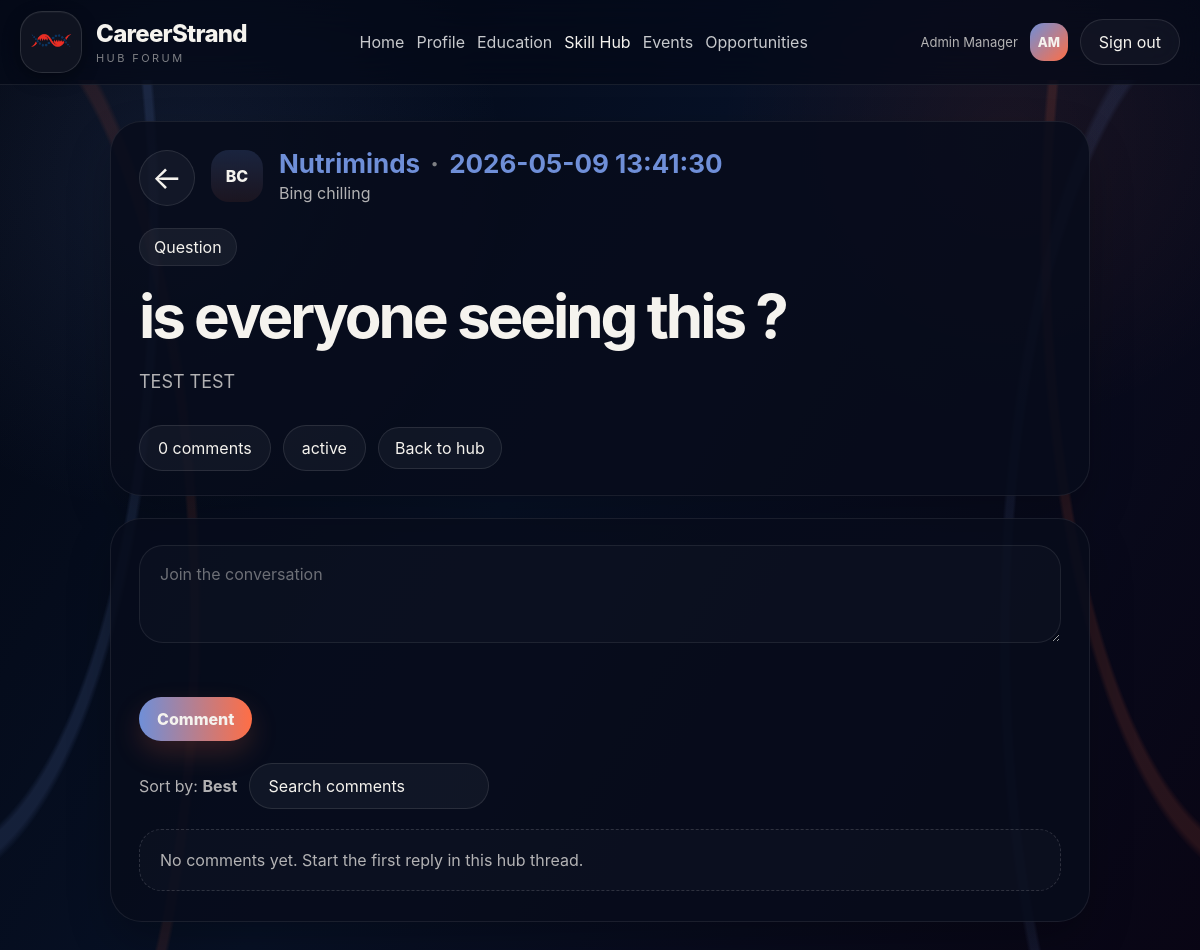
/View/FrontOffice/forum.php?groupId=6&postId=0 (signed in), run on the app's committed database.
### tables this page shows
CREATE TABLE `users` (
  `userId` int(11) NOT NULL,
  `fullName` varchar(255) DEFAULT NULL,
  `email` varchar(255) DEFAULT NULL,
  `password` varchar(255) DEFAULT NULL,
  `role` varchar(50) DEFAULT NULL,
  `status` varchar(50) DEFAULT NULL,
  `createdAt` date DEFAULT NULL,
  `faceDescriptor` longtext DEFAULT NULL,
  `faceEnabled` tinyint(1) NOT NULL DEFAULT 0,
  `approvalStatus` varchar(50) DEFAULT 'approved',
  `rejectionReason` text DEFAULT NULL
);

CREATE TABLE `skillhub` (
  `groupId` int(11) NOT NULL,
  `name` varchar(255) DEFAULT NULL,
  `category` varchar(100) DEFAULT NULL,
  `description` varchar(255) DEFAULT NULL,
  `createdAt` date DEFAULT NULL,
  `status` varchar(50) DEFAULT NULL
);

CREATE TABLE `post` (
  `postId` int(11) NOT NULL,
  `groupId` int(11) DEFAULT NULL,
  `userId` int(11) DEFAULT NULL,
  `challengeId` int(11) DEFAULT NULL,
  `postType` varchar(50) NOT NULL DEFAULT 'hub_post',
  `title` varchar(255) DEFAULT NULL,
  `content` text DEFAULT NULL,
  `status` varchar(50) NOT NULL DEFAULT 'active',
  `linkedUrl` varchar(255) DEFAULT NULL,
  `createdAt` datetime DEFAULT NULL
);

### utils/FrontOfficeAuth.php (called while the page is built, shortened)
<?php
function currentFrontUser(): ?array
{
    return isset($_SESSION['user']) && is_array($_SESSION['user']) ? $_SESSION['user'] : null;
}
function requireFrontUser(): array
{
    $user = currentFrontUser();
    return $user;
}
function frontUserInitials(?array $user): string
{
    $name = trim((string) ($user['fullName'] ?? ''));
    $parts = preg_split('/\s+/', $name);
    $initials = '';
    foreach ($parts as $part) {
        $initials .= strtoupper(substr($part, 0, 1));
        if (strlen($initials) >= 2) {
            break;
        }
    }
    return $initials ?: 'CS';
}

### config.php (called while the page is built, shortened)
<?php
class config
{
    private static ?PDO $pdo = null;
    public static function getConnexion(): PDO
    {
        if (self::$pdo === null) {
            $host = getenv('DB_HOST') ?: "localhost";
            $dbName = getenv('DB_NAME') ?: "careerstrand";
            $username = getenv('DB_USER') ?: "root";
            $password = getenv('DB_PASS') ?: "";
            self::$pdo = new PDO(
                "mysql:host=$host;dbname=$dbName;charset=utf8mb4",
                $username,
                $password,
                [
                    PDO::ATTR_ERRMODE => PDO::ERRMODE_EXCEPTION,
                    PDO::ATTR_DEFAULT_FETCH_MODE => PDO::FETCH_ASSOC,
                ]
            );
        }
        return self::$pdo;
    }
}

### Controller/SkillHubEngagementController.php (called while the page is built, shortened)
<?php
require_once __DIR__ . '/../config.php';
class SkillHubEngagementController
{
    private PDO $pdo;
    public function __construct()
    {
        $this->pdo = config::getConnexion();
    }
    public function getAllPosts(): array
    {
        $query = $this->pdo->query("SELECT * FROM Post ORDER BY postId DESC");
        return $query->fetchAll();
    }
}

### Controller/SkillHubCoreController.php (called while the page is built, shortened)
<?php
require_once __DIR__ . '/../config.php';
class SkillHubCoreController
{
    private PDO $pdo;
    public function __construct()
    {
        $this->pdo = config::getConnexion();
    }
    public function getSkillHubById(int $groupId): ?array
    {
        $query = $this->pdo->prepare("SELECT * FROM SkillHub WHERE groupId = :groupId");
        $query->execute(['groupId' => $groupId]);
        $row = $query->fetch();
        return $row ?: null;
    }
}

### View/FrontOffice/forum.php (the view, shortened to what this page needs)
<?php
require_once __DIR__ . '/../../config.php';
require_once __DIR__ . '/../../Controller/SkillHubCoreController.php';
require_once __DIR__ . '/../../Controller/SkillHubEngagementController.php';
require_once __DIR__ . '/../../utils/FrontOfficeAuth.php';
$frontUser = requireFrontUser();
$coreController = new SkillHubCoreController();
$engagementController = new SkillHubEngagementController();
$pdo = config::getConnexion();
$forumCommentError = '';
$users = $pdo->query("SELECT userId, fullName, role FROM Users")->fetchAll();
$userMap = [];
foreach ($users as $user) {
    $userMap[(int) $user['userId']] = $user;
}
$allHubs = $coreController->getAllSkillHubs();
$groupId = isset($_GET['groupId']) ? (int) $_GET['groupId'] : (!empty($allHubs) ? (int) $allHubs[0]['groupId'] : 0);
$selectedPostId = isset($_GET['postId']) ? (int) $_GET['postId'] : 0;
$currentHub = $groupId > 0 ? $coreController->getSkillHubById($groupId) : null;
$commentRows = $engagementController->getAllComments();
$commentCounts = [];
$hubPosts = array_values(array_filter(
    $engagementController->getAllPosts(),
    static fn(array $post): bool => (int) $post['groupId'] === $groupId && empty($post['challengeId'])
));
$hubPosts = array_map(static function (array $post) use ($userMap, $commentCounts): array {
    $user = $userMap[(int) $post['userId']] ?? ['fullName' => 'Unknown', 'role' => 'user'];
    $post['fullName'] = $user['fullName'];
    $post['role'] = $user['role'];
    $post['commentCount'] = $commentCounts[(int) $post['postId']] ?? 0;
    return $post;
}, $hubPosts);
if ($selectedPostId === 0 && !empty($hubPosts)) {
    $selectedPostId = (int) $hubPosts[0]['postId'];
}
$selectedPost = null;
foreach ($hubPosts as $post) {
    if ((int) $post['postId'] === $selectedPostId) {
        $selectedPost = $post;
        break;
    }
}
$comments = array_values(array_filter(
    $commentRows,
    static fn(array $comment): bool => (int) $comment['postId'] === $selectedPostId
));
$comments = array_map(static function (array $comment) use ($userMap): array {
    $user = $userMap[(int) $comment['userId']] ?? ['fullName' => 'Unknown', 'role' => 'user'];
    $comment['fullName'] = $user['fullName'];
    $comment['role'] = $user['role'];
    return $comment;
}, $comments);
function h(?string $value): string
{
    return htmlspecialchars((string) $value, ENT_QUOTES, 'UTF-8');
}
function initials(string $name): string
{
    $parts = preg_split('/\s+/', trim($name));
    $initials = '';
    foreach (array_slice($parts ?: [], 0, 2) as $part) {
        $initials .= strtoupper(substr($part, 0, 1));
    }
    return $initials ?: 'CS';
}
function avatarClass(?string $role): string
{
    $role = strtolower((string) $role);
    return match ($role) {
        'admin' => 'admin',
        'manager' => 'manager',
        default => 'user',
    };
}
?>
<!DOCTYPE html>
<html lang="en">
<head>
    <link rel="stylesheet" href="assets/css/forum.css">
    <link rel="stylesheet" href="assets/css/front-nav.css">
</head>
<body>
    <div class="page-shell">
        <?php
            $activePage = 'skillhub';
            $brandSubtitle = 'hub forum';
            include __DIR__ . '/partials/front-nav.php';
        ?>
        <main class="main-area">
            <div class="container forum-container">
                <?php if ($selectedPost !== null) { ?>
                    <article class="post-shell">
                        <div class="post-header">
                            <a class="back-btn" href="hub.php?groupId=<?= (int) $groupId; ?>" aria-label="Back to hub">&larr;</a>
                            <div class="avatar <?= avatarClass($selectedPost['role']); ?>"><?= initials($selectedPost['fullName']); ?></div>
                            <div class="post-meta">
                                <div class="post-community"><?= h($currentHub['name'] ?? 'Hub'); ?> <span>&middot;</span> <?= h((string) $selectedPost['createdAt']); ?></div>
                                <div class="post-author"><?= h($selectedPost['fullName']); ?></div>
                            </div>
                        </div>
                        <span class="post-tag"><?= h(ucfirst((string) $selectedPost['postType'])); ?></span>
                        <h1 class="post-title"><?= h($selectedPost['title']); ?></h1>
                        <p class="post-body"><?= h($selectedPost['content']); ?></p>
                        <div class="post-actions">
                            <div class="action-pill"><?= h((string) $selectedPost['commentCount']); ?> comments</div>
                            <div class="action-pill"><?= h($selectedPost['status']); ?></div>
                            <a class="ghost-btn compact" href="hub.php?groupId=<?= (int) $groupId; ?>">Back to hub</a>
                        </div>
                    </article>
                    <section class="conversation-panel">
                        <form method="POST" class="join-box" id="forumCommentForm" novalidate>
                            <textarea id="forumCommentInput" name="content" rows="3" placeholder="Join the conversation" data-required-message="Comment is required."></textarea>
                            <small class="field-error" id="forumCommentError"><?= h($forumCommentError); ?></small>
                            <div class="forum-form-actions">
                                <button class="primary-btn" type="submit">Comment</button>
                            </div>
                        </form>
                        <div class="conversation-tools">
                            <div class="sort-copy">Sort by: <strong>Best</strong></div>
                            <div class="search-comments">Search comments</div>
                        </div>
                        <div class="comment-thread">
                            <?php if (empty($comments)) { ?>
                                <div class="empty-state">No comments yet. Start the first reply in this hub thread.</div>
                            <?php } ?>
                        </div>
                    </section>
                <?php } else { ?>
                    <div class="empty-state tall">There are no hub-wide threads yet. Open a hub and publish the first discussion, question, or resource.</div>
                <?php } ?>
            </div>
        </main>
    </div>
</body>
</html>

### View/FrontOffice/partials/front-nav.php
<?php
$activePage = $activePage ?? '';
$brandSubtitle = $brandSubtitle ?? 'career progression';
$frontUser = $frontUser ?? (function_exists('currentFrontUser') ? currentFrontUser() : null);
$navItems = [
    'home' => ['label' => 'Home', 'href' => 'home.php'],
    'profile' => ['label' => 'Profile', 'href' => 'profile.php'],
    'education' => ['label' => 'Education', 'href' => 'course.php'],
    'skillhub' => ['label' => 'Skill Hub', 'href' => 'skillhub.php'],
    'events' => ['label' => 'Events', 'href' => 'events.php'],
    'opportunities' => ['label' => 'Opportunities', 'href' => 'opportunities.php'],
];
?>
<header class="site-header cs-front-header">
    <div class="container header-inner">
        <a class="brand cs-front-brand" href="index.php">
            <img class="brand-logo cs-front-logo" src="images/CareerStrand_logo_mark.png" alt="CareerStrand logo">
            <div>
                <div class="brand-title">CareerStrand</div>
                <div class="brand-subtitle"><?php echo htmlspecialchars($brandSubtitle); ?></div>
            </div>
        </a>
        <nav class="main-nav cs-front-nav" aria-label="Primary">
            <?php foreach ($navItems as $key => $item): ?>
                <?php $isActive = $activePage === $key; ?>
                <a
                    href="<?php echo htmlspecialchars($item['href']); ?>"
                    class="<?php echo $isActive ? 'active' : ''; ?>"
                ><?php echo htmlspecialchars($item['label']); ?></a>
            <?php endforeach; ?>
        </nav>
        <div class="header-actions cs-front-actions">
            <?php if ($frontUser): ?>
                <span class="cs-user-name"><?php echo htmlspecialchars($frontUser['fullName'] ?? ''); ?></span>
                <span class="cs-user-avatar" title="<?php echo htmlspecialchars($frontUser['fullName'] ?? 'CareerStrand user'); ?>">
                    <?php echo htmlspecialchars(frontUserInitials($frontUser)); ?>
                </span>
                <a class="ghost-btn" href="logout.php">Sign out</a>
            <?php else: ?>
                <a class="ghost-btn" href="login.php">Sign in</a>
                <a class="primary-btn" href="signup.php?action=signup">Build your DNA</a>
            <?php endif; ?>
        </div>
    </div>
</header>

### View/FrontOffice/assets/css/front-nav.css (style rules this page uses)
.cs-front-header { position: sticky; top: 0; z-index: 60; background: rgba(4, 8, 22, 0.64); border-bottom: 1px solid rgba(255, 255, 255, 0.08); backdrop-filter: blur(18px); -webkit-backdrop-filter: blur(18px); }
.cs-front-header .header-inner { min-height: 84px; display: flex; align-items: center; justify-content: space-between; gap: 18px; }
.cs-front-brand { display: flex; align-items: center; gap: 14px; }
.cs-front-logo { width: 62px; height: 62px; display: flex; align-items: center; justify-content: center; object-fit: contain !important; object-position: center 12px; padding: 8px !important; overflow: hidden; border-radius: 22px !important; background: #0f1320 !important; border: 1px solid rgba(255,255,255,0.12) !important; box-shadow: 0 6px 18px rgba(0,0,0,0.32), inset 0 1px 0 rgba(255,255,255,0.035) !important; }
.cs-front-header .brand-title { font-size: 24px; font-weight: 800; letter-spacing: -0.03em; color: var(--text, #f5f3ee); background: none; -webkit-text-fill-color: currentColor; }
.cs-front-header .brand-subtitle { margin-top: 3px; color: var(--muted-2, rgba(245, 243, 238, 0.5)); text-transform: uppercase; letter-spacing: 0.22em; font-size: 11px; }
.cs-front-nav, .cs-front-actions { display: flex; align-items: center; gap: 12px; }
.cs-front-nav a { color: rgba(255, 255, 255, 0.78); text-decoration: none; transition: color 0.2s ease; }
.cs-front-nav a.active, .cs-front-nav a:hover { color: var(--text, #f5f3ee); }
.cs-front-actions .ghost-btn, .cs-front-actions .primary-btn { border: 1px solid rgba(255, 255, 255, 0.1); border-radius: 999px; color: var(--text, #f5f3ee); cursor: pointer; text-decoration: none; transition: 0.22s ease; }
.cs-front-actions .ghost-btn { background: rgba(255, 255, 255, 0.04); padding: 12px 18px; }
.cs-user-name { max-width: 180px; overflow: hidden; text-overflow: ellipsis; white-space: nowrap; color: var(--muted, rgba(245, 243, 238, 0.74)); font-size: 13px; }
.cs-user-avatar { width: 38px; height: 38px; border-radius: 14px; display: grid; place-items: center; flex-shrink: 0; font-weight: 800; font-size: 13px; color: #f5f3ee; background: linear-gradient(135deg, var(--blue, #6f8fd8), var(--red, #ff6e45)); }

### data on the page
users: fullName "Admin Manager"
skillhub: name "Nutriminds"
post: createdAt "2026-05-09 13:41:30", postType "Question", title "is everyone seeing this ?", content "TEST TEST", postId "0", status "active"

### other printed values
$brandSubtitle "HUB FORUM"
$item['label'] "Home"
$item['label'] "Profile"
$item['label'] "Education"
$item['label'] "Skill Hub"
$item['label'] "Events"
$item['label'] "Opportunities"
frontUserInitials($frontUser) "AM"
initials($selectedPost['fullName']) "BC"
$selectedPost['fullName'] "Bing chilling"
